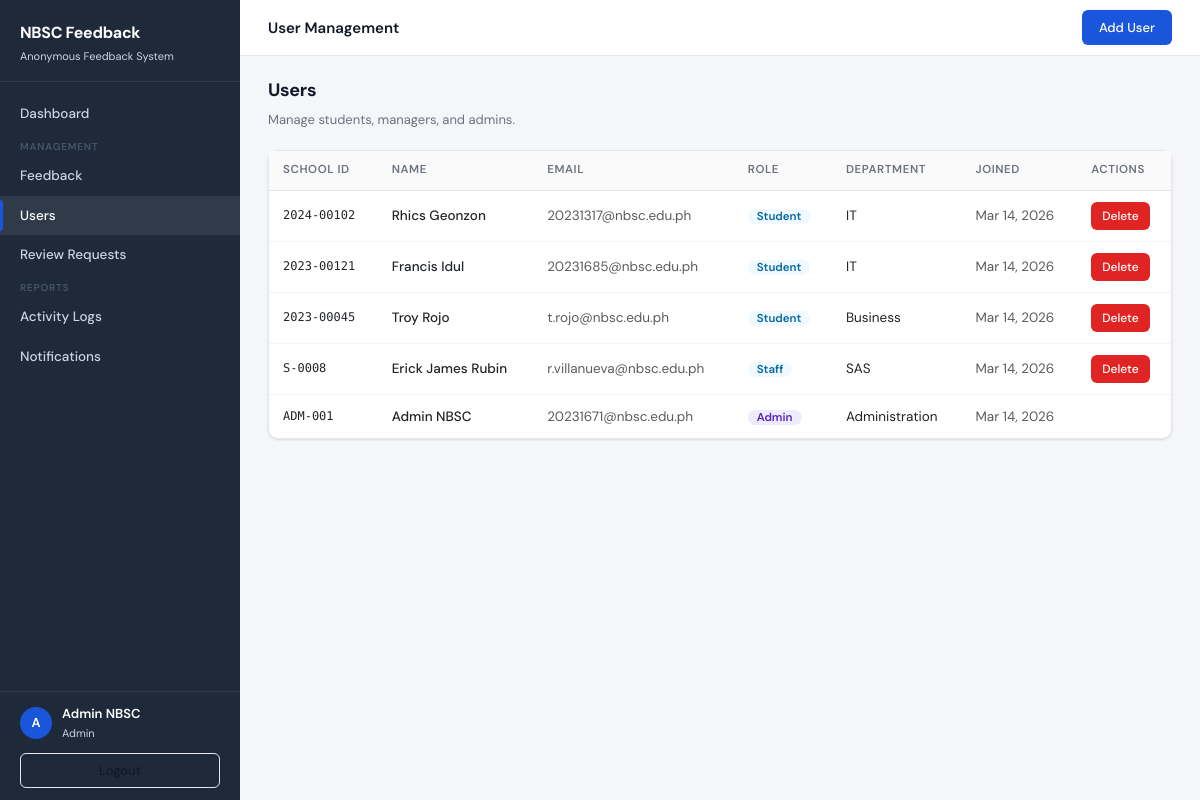
/app/admin/users.php (signed in), run on the app's committed database.
### tables this page shows
CREATE TABLE users (
    user_id    INT PRIMARY KEY AUTO_INCREMENT,
    school_id  VARCHAR(20)  NOT NULL,
    first_name VARCHAR(50)  NOT NULL,
    last_name  VARCHAR(50)  NOT NULL,
    email      VARCHAR(255) UNIQUE NOT NULL,
    password   VARCHAR(255) NOT NULL,
    role       ENUM('student','staff','admin') NOT NULL DEFAULT 'student',
    department VARCHAR(50)  NOT NULL,
    status     ENUM('active','inactive') NOT NULL DEFAULT 'active',
    created_at DATETIME DEFAULT CURRENT_TIMESTAMP
);

### app/admin/users.php (the view, shortened to what this page needs)
<?php
require_once __DIR__ . '/../../config/config.php';
require_once __DIR__ . '/../../config/function.php';
require_once __DIR__ . '/../../includes/header.php';
require_once __DIR__ . '/../../includes/sidebar.php';
require_once __DIR__ . '/../../includes/footer.php';
$users=$pdo->query("SELECT * FROM users ORDER BY role,last_name")->fetchAll();
renderSidebar('admin','Users');
?>
<div class="topbar">
  <span class="topbar-title">User Management</span>
  <div class="topbar-actions">
    <button class="btn btn-primary" onclick="document.getElementById('createModal').style.display='flex'">
      <?= svgIcon('plus') ?> Add User
    </button>
  </div>
</div>
<div class="content">
  <div class="page-header"><h1>Users</h1><p>Manage students, managers, and admins.</p></div>
  <div class="card">
    <div class="table-wrap">
      <table>
        <thead><tr><th>School ID</th><th>Name</th><th>Email</th><th>Role</th><th>Department</th><th>Joined</th><th>Actions</th></tr></thead>
        <tbody>
          <?php foreach ($users as $u): ?>
          <tr>
            <td style="font-family:'DM Mono',monospace;font-size:12px;"><?= sanitize($u['school_id']) ?></td>
            <td style="font-weight:500;"><?= sanitize($u['first_name'].' '.$u['last_name']) ?></td>
            <td class="text-muted"><?= sanitize($u['email']) ?></td>
            <td><?= roleBadge($u['role']) ?></td>
            <td><?= sanitize($u['department']) ?></td>
            <td class="text-muted"><?= date('M d, Y',strtotime($u['created_at'])) ?></td>
            <td>
              <div class="flex gap-2">
                <?php if ($u['user_id']!==$_SESSION['user_id']): ?>
                <form method="POST" style="display:inline;" onsubmit="return confirm('Delete user?')">
                  <button type="submit" name="delete_user" class="btn btn-danger btn-sm">Delete</button>
                </form>
                <?php endif; ?>
              </div>
            </td>
          </tr>
          <?php endforeach; ?>
        </tbody>
      </table>
    </div>
  </div>
</div>
<?php renderSidebarClose(); renderFooter(); ?>

### includes/sidebar.php (shortened to what this page needs)
<?php
function renderSidebar($role, $active = '') {
    $base = BASE_URL;
    $user = currentUser();
    $initial  = strtoupper(substr($user['first_name'] ?? 'U', 0, 1));
    $fullname = ($user['first_name'] ?? '') . ' ' . ($user['last_name'] ?? '');
    $nav = '';
    if ($role === 'admin') {
        $nav .= navItem("$base/app/admin/dashboard.php",    svgIcon('grid'),           'Dashboard',     $active);
        $nav .= '<span class="nav-section-label">Management</span>';
        $nav .= navItem("$base/app/admin/feedback.php",     svgIcon('message-square'), 'Feedback',      $active);
        $nav .= navItem("$base/app/admin/users.php",        svgIcon('users'),          'Users',         $active);
        $nav .= navItem("$base/app/admin/review-requests.php",svgIcon('shield'),         'Review Requests',$active);
        $nav .= '<span class="nav-section-label">Reports</span>';
        $nav .= navItem("$base/app/admin/activity-logs.php",svgIcon('file-text'),      'Activity Logs', $active);
        $nav .= navItem("$base/app/admin/notifications.php",svgIcon('bell'),           'Notifications', $active);
    }
    echo '
    <div class="layout">
      <aside class="sidebar">
        <div class="sidebar-brand">
          <div class="brand-name">NBSC Feedback</div>
          <div class="brand-sub">Anonymous Feedback System</div>
        </div>
        <nav class="sidebar-nav">' . $nav . '</nav>
        <div class="sidebar-footer">
          <div class="sidebar-user">
            <div class="sidebar-avatar">' . $initial . '</div>
            <div class="sidebar-user-info">
              <div class="name">' . sanitize($fullname) . '</div>
              <div class="role">' . ucfirst($role) . '</div>
            </div>
          </div>
          <a href="' . $base . '/app/auth/admin-logout.php" class="btn btn-outline" style="width:100%;justify-content:center;">
            ' . svgIcon('log-out') . ' Logout
          </a>
        </div>
      </aside>
      <div class="main">';
}
function renderSidebarClose() {
    echo '</div></div>';
}
function navItem($href, $icon, $label, $active) {
    $cls = ($active === $label) ? 'nav-item active' : 'nav-item';
    return "<a href='$href' class='$cls'>$icon $label</a>";
}
function svgIcon($name) {
    return $icons[$name] ?? '';
}

### config/function.php (shortened to what this page needs)
<?php
function currentUser() {
    return [
        'first_name' => $_SESSION['first_name'] ?? '',
        'last_name'  => $_SESSION['last_name']  ?? '',
        'role'       => $_SESSION['role']        ?? '',
        'email'      => $_SESSION['email']       ?? '',
    ];
}
function sanitize($val) {
    return htmlspecialchars(trim((string)$val), ENT_QUOTES, 'UTF-8');
}
function roleBadge($r) {
    $map = ['admin'=>'badge-admin','manager'=>'badge-staff','student'=>'badge-student'];
    return "<span class='badge ".($map[$r]??'badge-student')."'>".ucfirst($r)."</span>";
}

### data on the page
users: first_name "A", fullname "Admin NBSC", school "ADM-001", first_name+last_name "Admin NBSC", email "20231671@nbsc.edu.ph", role "Admin", department "Administration", created_at "Mar 14, 2026"
users: school "2024-00102", first_name+last_name "Rhics Geonzon", email "20231317@nbsc.edu.ph", role "Student", department "IT", created_at "Mar 14, 2026"
users: school "2023-00121", first_name+last_name "Francis Idul", email "20231685@nbsc.edu.ph", role "Student", department "IT", created_at "Mar 14, 2026"
users: school "2023-00045", first_name+last_name "Troy Rojo", email "t.rojo@nbsc.edu.ph", role "Student", department "Business", created_at "Mar 14, 2026"
users: school "S-0008", first_name+last_name "Erick James Rubin", email "r.villanueva@nbsc.edu.ph", role "Staff", department "SAS", created_at "Mar 14, 2026"

### other printed values
$label "Dashboard Feedback Users Review Requests Activity Logs Notifications"
$role "Admin"
